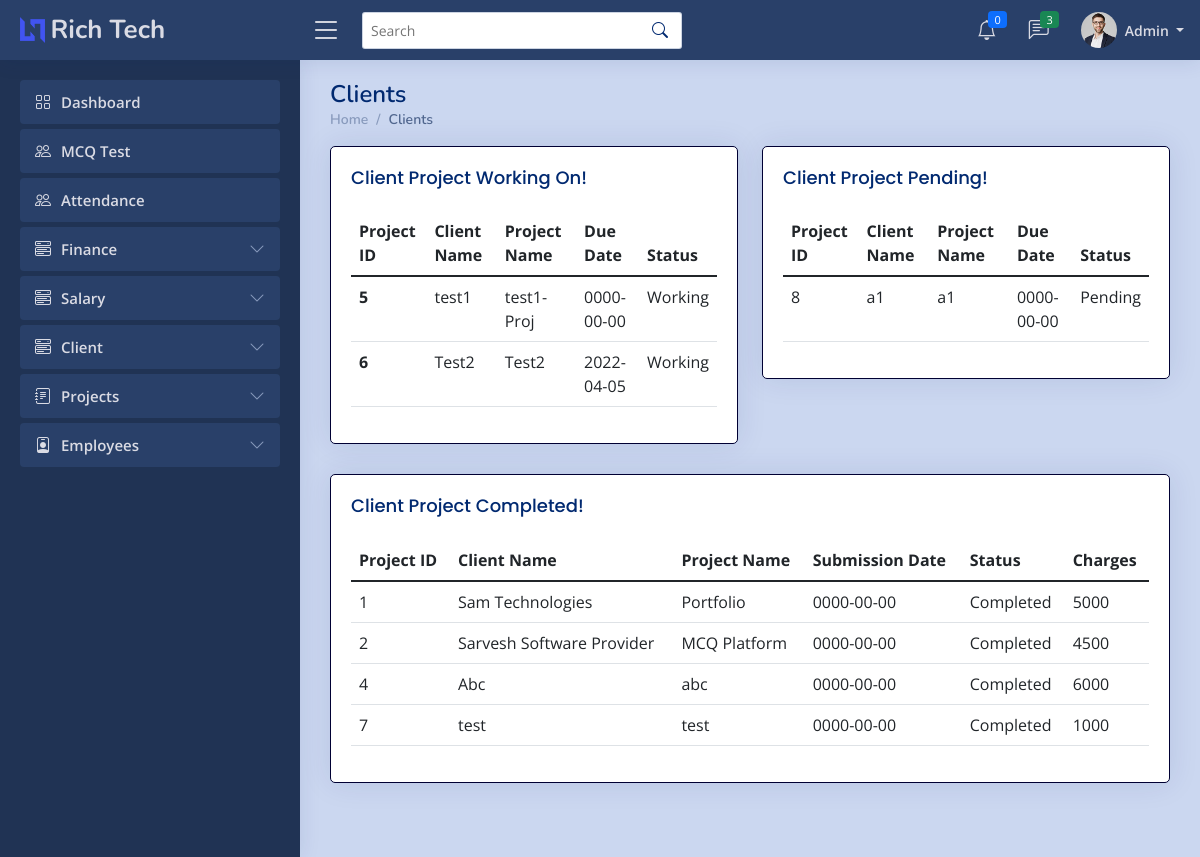
/admin/view_cli.php (signed in), run on an earlier commit of the app's database.
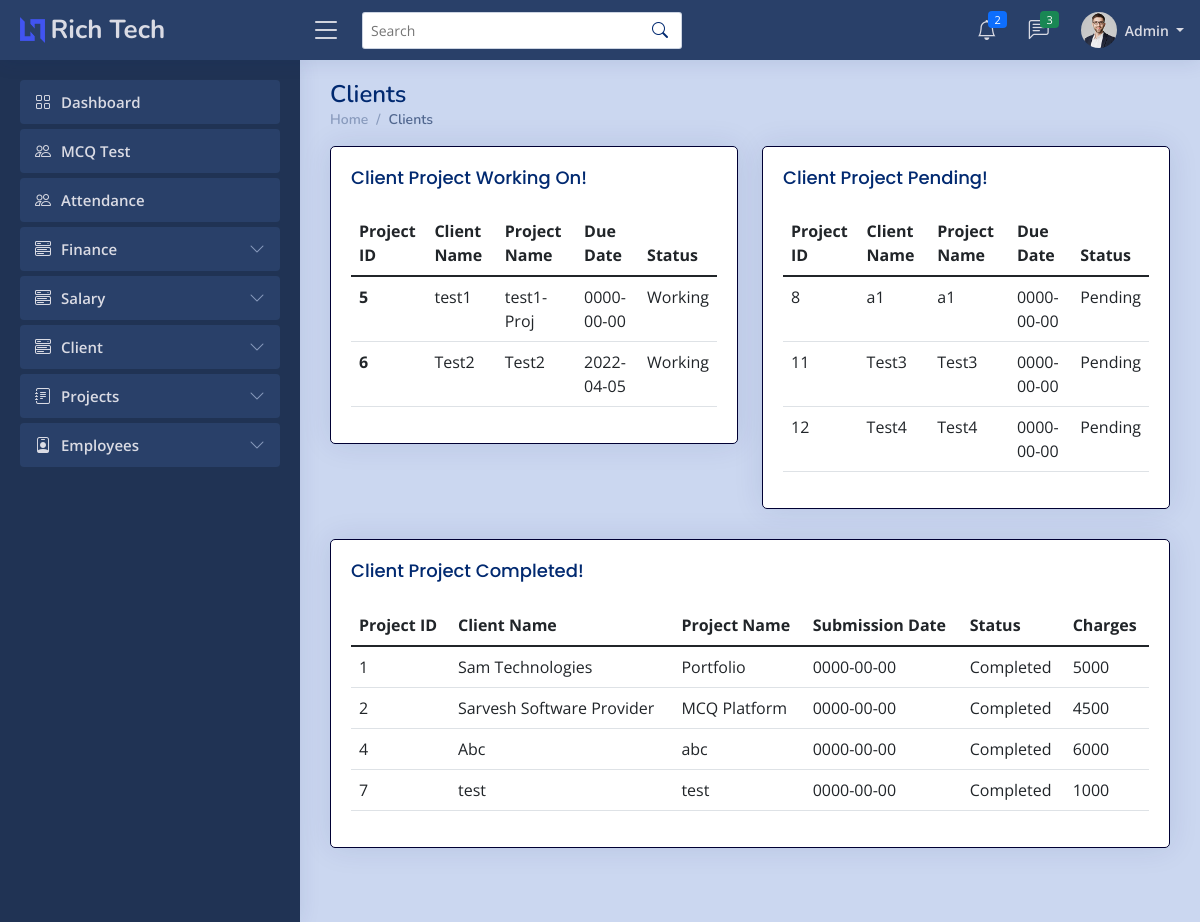
And on a later commit of the database.
### tables this page shows
CREATE TABLE `clientt` (
  `Id` int(7) NOT NULL,
  `cname` varchar(255) NOT NULL,
  `pname` varchar(255) NOT NULL,
  `mobile` varchar(255) NOT NULL,
  `email` varchar(255) NOT NULL,
  `aaddress` varchar(10000) NOT NULL,
  `pdate` date NOT NULL,
  `ddate` date NOT NULL,
  `descrip` longtext NOT NULL,
  `pstatus` varchar(20) NOT NULL,
  `cdate` date DEFAULT NULL,
  `charges` int(7) NOT NULL,
  `received` date DEFAULT NULL
);

### admin/view_cli.php (the view, shortened to what the changed rows need)
<?php
    if ($_SESSION['erole']=="admin"){
?>
<!DOCTYPE html>
<html lang="en">
<head>
  <link href="../assets/vendor/bootstrap/css/bootstrap.min.css" rel="stylesheet">
  <link rel="stylesheet" href="../assets/vendor/bootstrap-icons/bootstrap-icons.css?v=<?php echo time(); ?>">
  <link href="../assets/vendor/boxicons/css/boxicons.min.css" rel="stylesheet">
  <link href="../assets/vendor/quill/quill.snow.css" rel="stylesheet">
  <link href="../assets/vendor/quill/quill.bubble.css" rel="stylesheet">
  <link href="../assets/vendor/remixicon/remixicon.css" rel="stylesheet">
  <link href="../assets/vendor/simple-datatables/style.css" rel="stylesheet">
  <link rel="stylesheet" href="../assets/css/style.css?v=<?php echo time(); ?>">
</head>
<body>
  <?php include 'imports/nav-admin.php'; ?>
  <main id="main" class="main">
    <div class="pagetitle">
      <h1>Clients</h1>
      <nav>
        <ol class="breadcrumb">
          <li class="breadcrumb-item"><a href="index.php">Home</a></li>
          <li class="breadcrumb-item active">Clients</li>
        </ol>
      </nav>
    </div>
    <section class="section dashboard">
        <div class="row">
            <div class="col-md-6">
                <div class="card">
                <div class="card-body">
                <h5 class="card-title">Client Project Working On!</h5>
                <?php
                include '../imports/config.php';
                $conn=mysqli_connect($server_name,$username,$password,$database_name);
                $sql_query = "SELECT * from clientt where pstatus='Working'";
                $records = mysqli_query($conn, $sql_query);
                echo '<div class="table-responsive">';
                echo '<table class="table table-hover">';
                    echo '<thead class="thead-dark">';
                        echo '<tr>';
                        echo '<th scope="col">Project ID</th>';
                        echo '<th scope="col">Client Name</th>';
                        echo '<th scope="col">Project Name</th>';
                        echo '<th scope="col">Due Date</th>';
                        echo '<th scope="col">Status</th>';
                        echo '</tr>';
                    echo '</thead>';
                    echo '<tbody>';
                    while($data = mysqli_fetch_array($records)){
                        $n=$data['Id'];
                        $cname=$data['cname'];
                        $pname=$data['pname'];
                        $ddate=$data['ddate'];
                        $status=$data['pstatus'];
                        if($ddate=="0000-00-00 00:00:00"){
                            $ddate="No Due Date";
                        }else{
                            $array1 = explode(' ', $ddate);
                            $ddate = $array1[0];
                        }
                        echo '<tr>
                            <th scope="row">'.$n.'</th>
                            <td>'.$cname.'</td>
                            <td>'.$pname.'</td>
                            <td>'.$ddate.'</td>
                            <td>'.$status.'</td>
                            </tr>';
                    }
                    echo '</tbody>
                    </table>';
                echo '</div>';
                ?>
                </div>
            </div>
            </div>
            <div class="col-md-6">
            <div class="card">
                <div class="card-body">
                <h5 class="card-title">Client Project Pending!</h5>
                <?php
                include '../imports/config.php';
                $conn=mysqli_connect($server_name,$username,$password,$database_name);
                $sql_query = "SELECT * from clientt where pstatus='Pending'";
                $records = mysqli_query($conn, $sql_query);
                echo '<div class="table-responsive">';
                echo '<table class="table table-hover">';
                    echo '<thead class="thead-dark">';
                        echo '<tr>';
                        echo '<th scope="col">Project ID</th>';
                        echo '<th scope="col">Client Name</th>';
                        echo '<th scope="col">Project Name</th>';
                        echo '<th scope="col">Due Date</th>';
                        echo '<th scope="col">Status</th>';
                        echo '</tr>';
                    echo '</thead>';
                    echo '<tbody>';
                    while($data = mysqli_fetch_array($records)){
                        $n=$data['Id'];
                        $cname=$data['cname'];
                        $pname=$data['pname'];
                        $ddate=$data['ddate'];
                        $status=$data['pstatus'];
                        if($ddate=="0000-00-00 00:00:00"){
                            $ddate="No Due Date";
                        }else{
                            $array1 = explode(' ', $ddate);
                            $ddate = $array1[0];
                        }
                        echo '<tr>
                                <td>'.$n.'</td>
                                <td>'.$cname.'</td>
                                <td>'.$pname.'</td>
                                <td>'.$ddate.'</td>
                                <td>'.$status.'</td>
                                </tr>';
                    }
                    echo '</tbody>
                    </table>';
                echo '</div>';
                ?>
                </div>
            </div>
            </div>
        </div>
        <div class="row">
            <div class="col-md-12">
                <div class="card">
                <div class="card-body">
                <h5 class="card-title">Client Project Completed!</h5>
                <?php
                include '../imports/config.php';
                $conn=mysqli_connect($server_name,$username,$password,$database_name);
                $sql_query = "SELECT * from clientt where pstatus='Completed'";
                $records = mysqli_query($conn, $sql_query);
                echo '<div class="table-responsive">';
                echo '<table class="table table-hover">';
                    echo '<thead class="thead-dark">';
                        echo '<tr>';
                        echo '<th scope="col">Project ID</th>';
                        echo '<th scope="col">Client Name</th>';
                        echo '<th scope="col">Project Name</th>';
                        echo '<th scope="col">Submission Date</th>';
                        echo '<th scope="col">Status</th>';
                        echo '<th scope="col">Charges</th>';
                        echo '</tr>';
                    echo '</thead>';
                    echo '<tbody>';
                    while($data = mysqli_fetch_array($records)){
                        $n=$data['Id'];
                        $cname=$data['cname'];
                        $pname=$data['pname'];
                        $status=$data['pstatus'];
                        $charges=$data['charges'];
                        if($ddate=="0000-00-00 00:00:00"){
                            $ddate="No Due Date";
                        }else{
                            $array1 = explode(' ', $ddate);
                            $ddate = $array1[0];
                        }
                        echo '<tr>
                            <td>'.$n.'</td>
                            <td>'.$cname.'</td>
                            <td>'.$pname.'</td>
                            <td>'.$ddate.'</td>
                            <td>'.$status.'</td>
                            <td>'.$charges.'</td>
                            </tr>';
                    }
                    echo '</tbody>
                    </table>';
                echo '</div>';
                ?>
                </div>
            </div>
            </div>
        </div>
    </section>
  </main>
</body>
</html>
<?php
        }
        else{
            ob_start();
            header('Location: '.'../index.php');
            ob_end_flush();
            die();
        }
    ?>

### admin/imports/nav-admin.php (shortened to what the changed rows need)
<header id="header" class="header fixed-top d-flex align-items-center">
  <div class="d-flex align-items-center justify-content-between">
    <a href="index.php" class="logo d-flex align-items-center">
      <img src="../assets/img/logo.png" alt="">
      <span class="d-none d-lg-block">Rich Tech</span>
    </a>
    <i class="bi bi-list toggle-sidebar-btn"></i>
  </div>
  <div class="search-bar">
    <form class="search-form d-flex align-items-center" method="POST" action="#">
      <input type="text" name="query" placeholder="Search" title="Enter search keyword">
      <button type="submit" title="Search"><i class="bi bi-search"></i></button>
    </form>
  </div>
  <nav class="header-nav ms-auto">
    <ul class="d-flex align-items-center">
      <li class="nav-item dropdown">
        <a class="nav-link nav-icon" href="#" data-bs-toggle="dropdown">
          <i class="bi bi-bell"></i>
          <span class="badge bg-primary badge-number">
            <?php
              include '../imports/config.php';
              $sql_query = "SELECT * FROM notift WHERE euid='admin' ORDER BY id DESC LIMIT 4;";
              $result = mysqli_query($conn,$sql_query);
              $count = mysqli_num_rows($result);
              echo $count;
            ?>
          </span>
        </a>
      </li>
      <li class="nav-item dropdown">
        <a class="nav-link nav-icon" href="#" data-bs-toggle="dropdown">
          <i class="bi bi-chat-left-text"></i>
          <span class="badge bg-success badge-number">3</span>
        </a>
      </li>
      <li class="nav-item dropdown pe-3">
        <a class="nav-link nav-profile d-flex align-items-center pe-0" href="#" data-bs-toggle="dropdown">
          <img src="../assets/img/profile-img.jpg" alt="Profile" class="rounded-circle">
          <span class="d-none d-md-block dropdown-toggle ps-2"> Admin </span>
        </a>
      </li>
    </ul>
  </nav>
</header>
<aside id="sidebar" class="sidebar">
  <ul class="sidebar-nav" id="sidebar-nav">
    <li class="nav-item">
      <a class="nav-link " href="index.php">
        <i class="bi bi-grid"></i>
        <span>Dashboard</span>
      </a>
    </li>
    <li class="nav-item">
      <a class="nav-link " href="../MCQ/dashboard.php">
        <i class="bi bi-people"></i>
        <span>MCQ Test</span>
      </a>
    </li>
          <li class="nav-item">
      <a class="nav-link " href="attendance.php">
        <i class="bi bi-people"></i>
        <span>Attendance</span>
      </a>
    </li>
    <li class="nav-item">
      <a class="nav-link collapsed" data-bs-target="#finance-nav" data-bs-toggle="collapse" href="#">
        <i class="bi bi-menu-button-wide"></i><span>Finance</span><i class="bi bi-chevron-down ms-auto"></i>
      </a>
    </li>
    <li class="nav-item">
      <a class="nav-link collapsed" data-bs-target="#salary-nav" data-bs-toggle="collapse" href="#">
        <i class="bi bi-menu-button-wide"></i><span>Salary</span><i class="bi bi-chevron-down ms-auto"></i>
      </a>
    </li>
    <li class="nav-item">
      <a class="nav-link collapsed" data-bs-target="#client-nav" data-bs-toggle="collapse" href="#">
        <i class="bi bi-menu-button-wide"></i><span>Client</span><i class="bi bi-chevron-down ms-auto"></i>
      </a>
    </li>
    <li class="nav-item">
      <a class="nav-link collapsed" data-bs-target="#projects-nav" data-bs-toggle="collapse" href="#">
        <i class="bi bi-journal-text"></i><span>Projects</span><i class="bi bi-chevron-down ms-auto"></i>
      </a>
    </li>
    <li class="nav-item">
      <a class="nav-link collapsed" data-bs-target="#employees-nav" data-bs-toggle="collapse" href="#">
        <i class="bi bi-person-badge"></i><span>Employees</span><i class="bi bi-chevron-down ms-auto"></i>
      </a>
    </li>
  </ul>
</aside>

What changed in the data, as far as the page shows it:
added clientt: Id "11", cname "Test3", pname "Test3", ddate "0000-00-00", pstatus "Pending", shown under "Client Project Pending!"
added clientt: Id "12", cname "Test4", pname "Test4", ddate "0000-00-00", pstatus "Pending", shown under "Client Project Pending!"
Also different on the page:
$count: "0" → "2"
